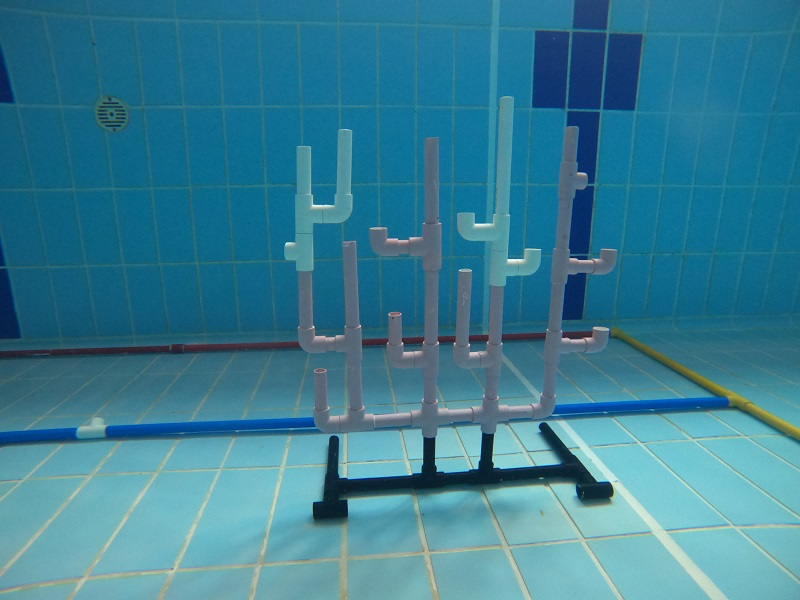
#> input picture scripts/grabcut/coral_under3.JPG, 800 x 600 px, found by its file name
$ python values.py
#> lines starting #> are read from the running program, lines starting #| are printed output that depends on the picture; after the words box and inside, x2 and y2 are one past the last pixel; in counts of white or black regions, pixels touching at a corner belong together
import cv2
import numpy as np

"""
    take in input mask, and edit values onto mask to simulate grabcut rect mask
    output: edited_src.jpg, edited_mask.jpg with value 2 as probable background
"""

img_src = cv2.imread("coral_under3.jpg")
#> img_src is the input picture: shape (600, 800, 3); mean B, G, R 148, 126.5, 56.7
mask = cv2.imread("coral_mask.jpg", cv2.IMREAD_GRAYSCALE)
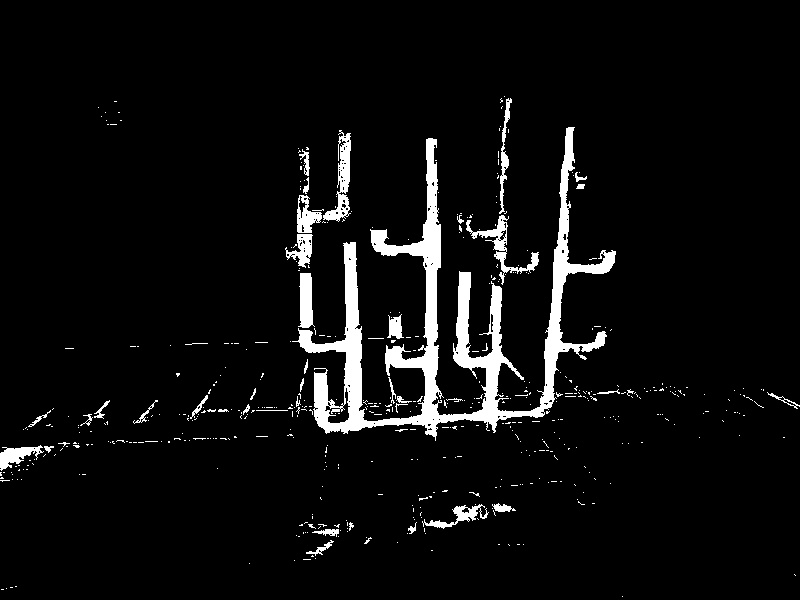
#> input picture scripts/grabcut/coral_mask.jpg, 800 x 600 px
#> mask is the input picture: shape (600, 800); min 0, max 255, mean 13.8
# [5 lines of commented-out code are left out]
print("mask.shape", mask.shape)
#| mask.shape (600, 800)
height, width = mask.shape
#> height = 600; width = 800
cv2.waitKey(0)

# cv2.imshow("BEFORE THRESHOLD", mask)
_, mask = cv2.threshold(mask, 127, 255, cv2.THRESH_BINARY)
#> mask: shape (600, 800); 5.4% white; 517 white regions (476 under 20 px), largest, box (x1, y1, x2, y2) and area: (292, 127, 616, 441) 17603, (323, 130, 351, 222) 949, (466, 215, 539, 285) 901
# [29 lines of commented-out code are left out]
black_pixels = np.where(mask[:, :] == 0)
#> black_pixels = 454014 positions, rows 0 to 599, columns 0 to 799

colored_pixels = np.where(mask[:, :] != 0)
#> colored_pixels = 25986 positions, rows 96 to 596, columns 0 to 799

img_src[black_pixels] = (0,0,255)
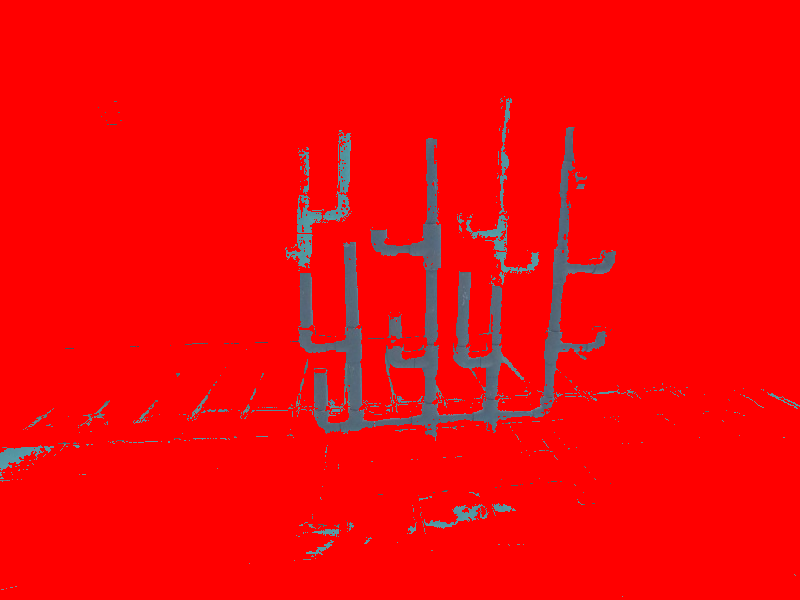
#> img_src: shape (600, 800, 3); mean B, G, R 7.1, 6.4, 245.9
mask[black_pixels] = 2

img_src[colored_pixels] = (0,255,0)
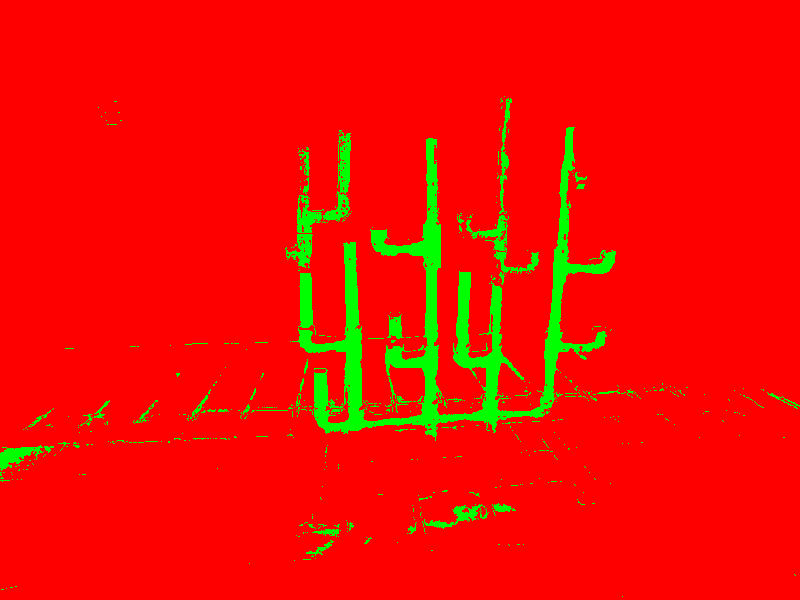
#> img_src: shape (600, 800, 3); 5.41% of pixels changed, all inside (x1, y1, x2, y2) = (0, 96, 800, 597)
mask[colored_pixels] = 3
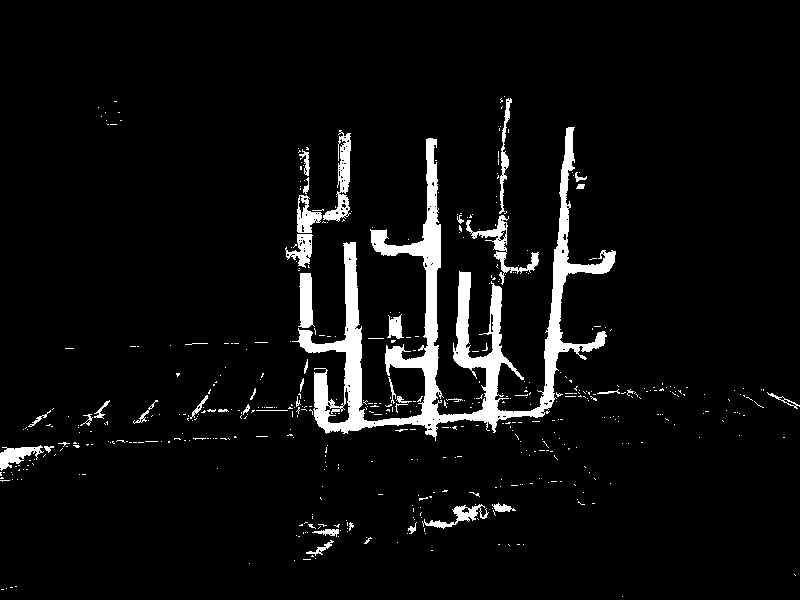
#> mask: shape (600, 800); values 2 (black) and 3 (white), 5.4% white; 517 white regions (476 under 20 px), largest, box (x1, y1, x2, y2) and area: (292, 127, 616, 441) 17603, (323, 130, 351, 222) 949, (466, 215, 539, 285) 901

# _, mask = cv2.threshold(mask, 2, 255, cv2.THRESH_BINARY)

cv2.imshow("img_src", img_src)
cv2.imshow("mask", mask)

cv2.waitKey(0)
cv2.imwrite("edited_src.jpg", img_src)
cv2.imwrite("edited_mask.jpg", mask)
